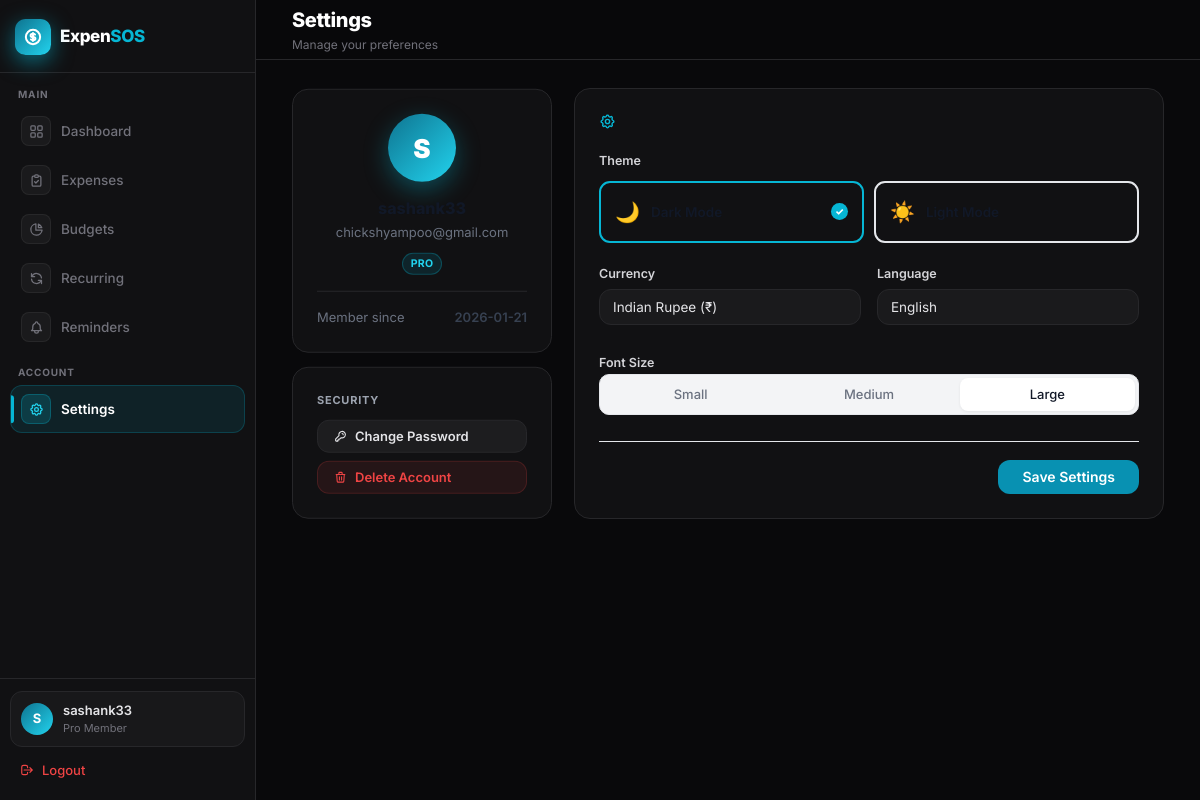
The page /settings (signed in) on the database its author committed.
### tables this page shows
CREATE TABLE users (
        id INTEGER PRIMARY KEY AUTOINCREMENT,
        username TEXT NOT NULL UNIQUE,
        email TEXT NOT NULL UNIQUE,
        password_hash TEXT NOT NULL,
        created_at TEXT NOT NULL
    , otp TEXT, otp_expiry TEXT, is_verified INTEGER DEFAULT 0, mobile TEXT);

CREATE TABLE user_settings (
        id INTEGER PRIMARY KEY AUTOINCREMENT,
        user_id INTEGER,
        currency TEXT DEFAULT '₹',
        theme TEXT DEFAULT 'dark', language TEXT DEFAULT 'en', font_size TEXT DEFAULT 'medium',
        FOREIGN KEY (user_id) REFERENCES users(id)
    );

### backend/app.py (the view)
@app.route("/settings")
@login_required
def settings():
    user_id = get_current_user_id()
    settings = get_user_settings(user_id)
    conn = get_db_connection()
    user = conn.execute("SELECT * FROM users WHERE id = ?", (user_id,)).fetchone()
    conn.close()
    currencies = [
        ('₹', 'Indian Rupee (₹)'),
        ('$', 'US Dollar ($)'),
        ('€', 'Euro (€)'),
        ('£', 'British Pound (£)'),
        ('¥', 'Japanese Yen (¥)'),
        ('₿', 'Bitcoin (₿)')
    ]
    languages = [
        ('en', 'English'),
        ('hi', 'हिंदी (Hindi)'),
        ('te', 'తెలుగు (Telugu)')
    ]
    font_sizes = [
        ('small', 'Small'),
        ('medium', 'Medium'),
        ('large', 'Large')
    ]
    return render_template("settings.html", settings=settings, user=user,
                         currencies=currencies, languages=languages, font_sizes=font_sizes)

### backend/app.py (called while the page is built)
def get_db_connection():
    conn = sqlite3.connect(DB_PATH)
    conn.row_factory = sqlite3.Row
    return conn

def login_required(f):
    @wraps(f)
    def decorated_function(*args, **kwargs):
        if 'user_id' not in session:
            flash("Please log in to access this page.", "error")
            return redirect(url_for('login'))
        return f(*args, **kwargs)
    return decorated_function

def get_current_user_id():
    return session.get('user_id', 1)

@app.context_processor
def inject_settings():
    user_id = get_current_user_id()
    settings = get_user_settings(user_id)
    lang = settings.get('language', 'en')
    return {
        'currency': settings.get('currency', '₹'),
        'theme': settings.get('theme', 'dark'),
        'language': lang,
        'font_size': settings.get('font_size', 'medium'),
        'logged_in': 'user_id' in session,
        'username': session.get('username', 'Guest'),
        't': get_translations_dict(lang)
    }

### backend/database.py (called while the page is built)
def get_user_settings(user_id):
    conn = sqlite3.connect(DB_NAME)
    conn.row_factory = sqlite3.Row
    cursor = conn.cursor()
    settings = cursor.execute(
        "SELECT * FROM user_settings WHERE user_id = ?", (user_id,)
    ).fetchone()
    conn.close()
    if settings:
        return dict(settings)
    return {'currency': '₹', 'theme': 'dark', 'language': 'en', 'font_size': 'medium'}

### backend/translations.py (called while the page is built)
def get_translations_dict(lang):
    if lang in translations:
        return translations[lang]
    return translations['en']

### frontend/templates/settings.html (shortened to what this page needs)
{% extends "base.html" %}
{% block header_title %}{{ t.settings }}{% endblock %}
{% block header_subtitle %}Manage your preferences{% endblock %}
{% block content %}
<div style="display:grid;grid-template-columns:260px 1fr;gap:22px;align-items:start">
    <div style="display:flex;flex-direction:column;gap:14px;position:sticky;top:76px">
        <div class="card card-p" style="text-align:center">
            <div
                style="width:68px;height:68px;border-radius:50%;background:linear-gradient(135deg,var(--brand-700),var(--brand-400));display:flex;align-items:center;justify-content:center;font-size:26px;font-weight:900;color:#fff;margin:0 auto 14px;box-shadow:0 8px 24px rgba(6,182,212,.35)">
                {{ user.username[:1]|upper }}
            </div>
            <div style="font-size:16px;font-weight:800;color:var(--gray-900);margin-bottom:3px">{{ user.username }}
            </div>
            <div style="font-size:13px;color:var(--gray-500)">{{ user.email }}</div>
            <span class="badge badge-cyan" style="margin:10px auto 0;display:inline-flex">PRO</span>
            <div class="divider"></div>
            <div style="text-align:left;font-size:13px">
                <div style="display:flex;justify-content:space-between">
                    <span style="color:var(--gray-500)">Member since</span>
                    <span style="font-weight:600;color:var(--gray-700)">{{ user.created_at[:10] }}</span>
                </div>
            </div>
        </div>
        <div class="card card-p">
            <div
                style="font-size:11px;font-weight:700;letter-spacing:.07em;text-transform:uppercase;color:var(--gray-400);margin-bottom:12px">
                Security</div>
            <button type="button" class="btn btn-secondary btn-full"
                style="justify-content:flex-start;gap:8px;margin-bottom:8px">
                <svg width="13" height="13" fill="none" stroke="currentColor" stroke-width="2" viewBox="0 0 24 24">
                    <path stroke-linecap="round" stroke-linejoin="round"
                        d="M15 7a2 2 0 012 2m4 0a6 6 0 01-7.743 5.743L11 17H9v2H7v2H4a1 1 0 01-1-1v-2.586a1 1 0 01.293-.707l5.964-5.964A6 6 0 1121 9z" />
                </svg>
                Change Password
            </button>
            <button type="button" class="btn btn-danger btn-full" style="justify-content:flex-start;gap:8px">
                <svg width="13" height="13" fill="none" stroke="currentColor" stroke-width="2" viewBox="0 0 24 24">
                    <path stroke-linecap="round" stroke-linejoin="round"
                        d="M19 7l-.867 12.142A2 2 0 0116.138 21H7.862a2 2 0 01-1.995-1.858L5 7m5 4v6m4-6v6m1-10V4a1 1 0 00-1-1h-4a1 1 0 00-1 1v3M4 7h16" />
                </svg>
                Delete Account
            </button>
        </div>
    </div>
    <div class="card card-p">
        <div class="card-title" style="margin-bottom:22px;font-size:16px">
        </div>
        <form action="/settings/update" method="POST">
            <div style="margin-bottom:22px">
                <div class="input-label" style="margin-bottom:10px">{{ t.theme if t else 'Theme' }}</div>
                <div style="display:grid;grid-template-columns:1fr 1fr;gap:10px">
                    {% for theme_val, theme_label, theme_icon in [('dark','Dark Mode','🌙'),('light','Light Mode','☀️')]
                    %}
                    <label style="cursor:pointer;display:block">
                        <div class="theme-card"
                            style="padding:14px;border:2px solid {{ 'var(--brand-500)' if settings.theme==theme_val else 'var(--gray-200)' }};border-radius:11px;display:flex;align-items:center;gap:11px;transition:border-color .18s">
                            <span style="font-size:20px">{{ theme_icon }}</span>
                            <div>
                                <div style="font-size:13.5px;font-weight:600;color:var(--gray-900)">{{ theme_label }}
                                </div>
                            </div>
                            {% if settings.theme==theme_val %}
                            <div
                                style="margin-left:auto;width:17px;height:17px;border-radius:50%;background:var(--brand-500);display:flex;align-items:center;justify-content:center;color:#fff;font-size:10px;font-weight:800">
                                ✓</div>
                            {% endif %}
                        </div>
                    </label>
                    {% endfor %}
                </div>
            </div>
            <div class="grid grid-cols-2 gap-4" style="margin-bottom:22px">
                <div class="input-group">
                    <label class="input-label">{{ t.currency }}</label>
                    <select name="currency" class="input select-field">
                        {% for code, name in currencies %}
                        <option value="{{ code }}" {% if settings.currency==code %}selected{% endif %}>{{ name }}
                        </option>
                        {% endfor %}
                    </select>
                </div>
                <div class="input-group">
                    <label class="input-label">{{ t.language }}</label>
                    <select name="language" class="input select-field">
                        {% for code, name in languages %}
                        <option value="{{ code }}" {% if settings.language==code %}selected{% endif %}>{{ name }}
                        </option>
                        {% endfor %}
                    </select>
                </div>
            </div>
            <div style="margin-bottom:26px">
                <label class="input-label" style="margin-bottom:9px">{{ t.font_size if t else 'Font Size' }}</label>
                <div
                    style="display:flex;background:var(--gray-100);padding:3px;border-radius:10px;border:1px solid var(--gray-200);gap:3px">
                    {% for code, name in font_sizes %}
                    <label style="flex:1;cursor:pointer">
                        <div
                            style="padding:7px;border-radius:8px;text-align:center;font-size:13px;font-weight:500;color:var(--gray-500);transition:all .15s;{{ 'background:#fff;color:var(--gray-900);box-shadow:0 1px 3px rgba(0,0,0,.07);' if settings.font_size==code else '' }}">
                            {{ name }}</div>
                    </label>
                    {% endfor %}
                </div>
            </div>
            <div style="border-top:1px solid var(--gray-200);padding-top:18px;display:flex;justify-content:flex-end">
                <button type="submit" class="btn btn-primary" style="padding:10px 24px;font-size:14px">{{
                    t.save_settings }}</button>
            </div>
        </form>
    </div>
</div>
{% endblock %}

### frontend/templates/base.html (shortened to what this page needs)
<!DOCTYPE html>
<html lang="{{ language }}" class="dark">
<head>
</head>
<body data-theme="{{ theme }}" data-fontsize="{{ font_size }}">
    <div class="app-shell">
        <aside id="sidebar" class="sidebar">
            <a href="/" class="sidebar-logo">
                <div class="logo-mark">
                </div>
                <span class="logo-name">Expen<em>SOS</em></span>
            </a>
            <nav class="sidebar-nav">
                <div class="nav-section">Main</div>
                <a href="/" class="nav-link {% if request.path == '/' %}active{% endif %}">
                    <div class="nav-icon">
                        <svg width="15" height="15" fill="none" stroke="currentColor" stroke-width="2"
                            viewBox="0 0 24 24">
                            <rect x="3" y="3" width="7" height="7" rx="1.5" />
                            <rect x="14" y="3" width="7" height="7" rx="1.5" />
                            <rect x="3" y="14" width="7" height="7" rx="1.5" />
                            <rect x="14" y="14" width="7" height="7" rx="1.5" />
                        </svg>
                    </div>
                    {{ t.dashboard }}
                </a>
                <a href="/expenses" class="nav-link {% if request.path == '/expenses' %}active{% endif %}">
                    <div class="nav-icon">
                        <svg width="15" height="15" fill="none" stroke="currentColor" stroke-width="2"
                            viewBox="0 0 24 24">
                            <path stroke-linecap="round" stroke-linejoin="round"
                                d="M9 5H7a2 2 0 00-2 2v12a2 2 0 002 2h10a2 2 0 002-2V7a2 2 0 00-2-2h-2M9 5a2 2 0 002 2h2a2 2 0 002-2M9 5a2 2 0 012-2h2a2 2 0 012 2m-6 9l2 2 4-4" />
                        </svg>
                    </div>
                    {{ t.expenses }}
                </a>
                <a href="/budgets" class="nav-link {% if request.path == '/budgets' %}active{% endif %}">
                    <div class="nav-icon">
                        <svg width="15" height="15" fill="none" stroke="currentColor" stroke-width="2"
                            viewBox="0 0 24 24">
                            <path stroke-linecap="round" stroke-linejoin="round"
                                d="M11 3.055A9.001 9.001 0 1020.945 13H11V3.055z" />
                            <path stroke-linecap="round" stroke-linejoin="round"
                                d="M20.488 9H15V3.512A9.025 9.025 0 0120.488 9z" />
                        </svg>
                    </div>
                    {{ t.budgets }}
                </a>
                <a href="/recurring" class="nav-link {% if request.path == '/recurring' %}active{% endif %}">
                    <div class="nav-icon">
                        <svg width="15" height="15" fill="none" stroke="currentColor" stroke-width="2"
                            viewBox="0 0 24 24">
                            <path stroke-linecap="round" stroke-linejoin="round"
                                d="M4 4v5h.582m15.356 2A8.001 8.001 0 004.582 9m0 0H9m11 11v-5h-.581m0 0a8.003 8.003 0 01-15.357-2m15.357 2H15" />
                        </svg>
                    </div>
                    {{ t.recurring }}
                </a>
                <a href="/reminders" class="nav-link {% if request.path == '/reminders' %}active{% endif %}">
                    <div class="nav-icon">
                    </div>
                    {{ t.reminders }}
                </a>
                <div class="nav-section">Account</div>
                <a href="/settings" class="nav-link {% if request.path == '/settings' %}active{% endif %}">
                    <div class="nav-icon">
                    </div>
                    {{ t.settings }}
                </a>
            </nav>
            <div class="sidebar-footer">
                <div class="user-card">
                    <div class="user-avatar">{{ session.get('username','U')[:1]|upper }}</div>
                    <div style="min-width:0">
                        <div class="user-name" style="overflow:hidden;text-overflow:ellipsis;white-space:nowrap">{{
                            session.get('username','Guest') }}</div>
                        <div class="user-role">Pro Member</div>
                    </div>
                </div>
                <a href="/logout" class="logout-link">
                    <svg width="14" height="14" fill="none" stroke="currentColor" stroke-width="2" viewBox="0 0 24 24">
                        <path stroke-linecap="round" stroke-linejoin="round"
                            d="M17 16l4-4m0 0l-4-4m4 4H7m6 4v1a3 3 0 01-3 3H6a3 3 0 01-3-3V7a3 3 0 013-3h4a3 3 0 013 3v1" />
                    </svg>
                    {{ t.logout }}
                </a>
            </div>
        </aside>
        <div class="main-content">
            <header class="topbar">
                <div class="topbar-left">
                    <div>
                        <div class="topbar-title">{% block header_title %}Overview{% endblock %}</div>
                        <div class="topbar-subtitle">{% block header_subtitle %}{% endblock %}</div>
                    </div>
                </div>
            </header>
            <div class="page-body animate-fade-in">
                {% block content %}{% endblock %}
                <div style="height:36px"></div>
            </div>
        </div>
    </div>
</body>
</html>

### rows shown on the page
users: get "sashank33", username "S", email "chickshyampoo@gmail.com", created_at "2026-01-21"
user_settings: theme "dark" (drawn), currency "Indian Rupee (₹)", language "English"

### other values the page prints
{{ t.dashboard }} "Dashboard"
{{ t.expenses }} "Expenses"
{{ t.budgets }} "Budgets"
{{ t.recurring }} "Recurring"
{{ t.reminders }} "Reminders"
{{ t.settings }} "Settings"
{{ session.get('username','U')[:1]|upper }} "S"
{{ t.logout }} "Logout"
{{ t.theme if t else 'Theme' }} "Theme"
{{ theme_icon }} "🌙" "☀️"
{{ t.currency }} "Currency"
{{ t.language }} "Language"
{{ t.font_size if t else 'Font Size' }} "Font Size"
{{ name }} "Small" "Medium" "Large"
{{ t.save_settings }} "Save Settings"
